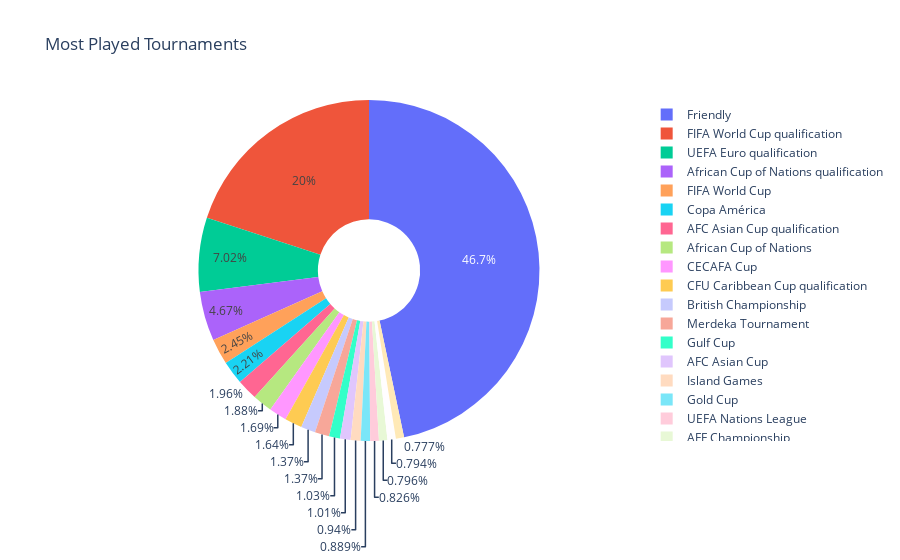

The notebook cell this image was saved under:
### Code cell
#Most Played Tournaments in the World
temp1=data.groupby("tournament")["home_team"].count().sort_values(ascending=False)[:20]
data4=dict(type="pie",
          labels=temp1.index,
          values=temp1,
          hole=0.3,
          name="Tournaments",
          hoverinfo="label+percent+value"
         )
layout=dict(title="Most Played Tournaments")
iplot(go.Figure(data=[data4],layout=layout))

#Friendly tournament is the hight

### Figure 1 — Plotly figure (JSON) as saved in the notebook; plotly's stock layout.template omitted (floating-point values rounded to 4 significant figures)
{"data": [{"hole": 0.3, "hoverinfo": "label+percent+value", "labels": ["Friendly", "FIFA World Cup qualification", "UEFA Euro qualification", "African Cup of Nations qualification", "FIFA World Cup", "Copa América", "AFC Asian Cup qualification", "African Cup of Nations", "CECAFA Cup", "CFU Caribbean Cup qualification", "British Championship", "Merdeka Tournament", "Gulf Cup", "AFC Asian Cup", "Island Games", "Gold Cup", "UEFA Nations League", "AFF Championship", "COSAFA Cup", "UEFA Euro"], "name": "Tournaments", "type": "pie", "values": [17183, 7357, 2582, 1719, 900, 813, 721, 690, 620, 604, 505, 503, 380, 370, 346, 327, 304, 293, 292, 286]}], "layout": {"title": {"text": "Most Played Tournaments"}}}
